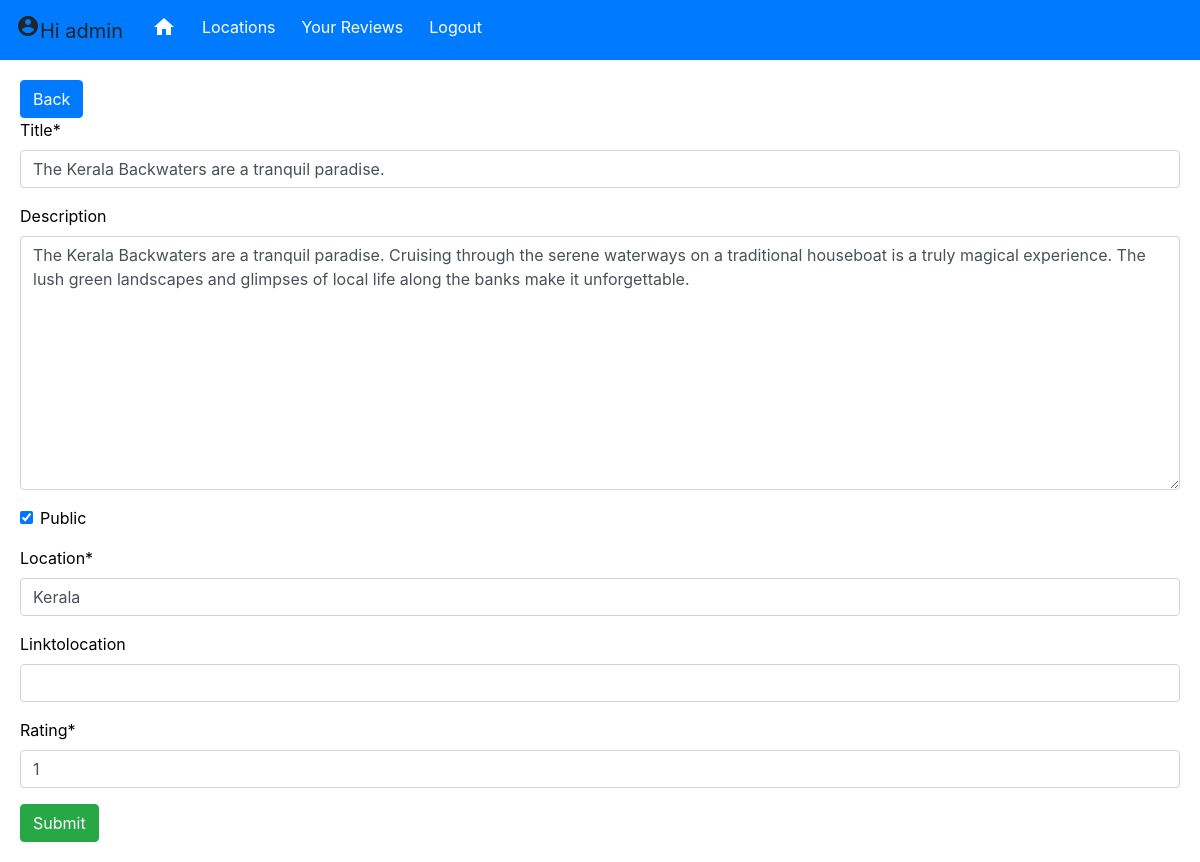
The page /update/11/ (signed in) on the database its author committed.
### base/models.py (models this page shows, shortened)
class Review(models.Model):
    user = models.ForeignKey(User, on_delete=models.CASCADE, null=True,blank=True)
    title  = models.CharField(max_length=200)
    description = models.TextField(null=True,blank=True)
    location = models.CharField(max_length=200)
    linktolocation = models.URLField(null=True,blank=True)
    public = models.BooleanField(default=True)
    date  = models.DateField(auto_now_add=True)
    rating = models.SmallIntegerField(default=1,validators=[MinValueValidator(0),MaxValueValidator(5)])
    class Meta:
        ordering = ['date']

### base/views.py (the view)
# urls.py: path('update/<int:pk>/',views.ReviewUpdate.as_view(), name= 'update'),
class ReviewUpdate(LoginRequiredMixin,UpdateView):
    model = Review
    fields = ['title','description','public','location','linktolocation','rating']
    success_url = reverse_lazy('userreviewlist')

### base/templates/base/review_form.html (shortened to what this page needs)
{% extends 'base/mainbase.html' %}
{%load crispy_forms_tags %}
{% block main %}
    <a style="color: white;" href="{% url 'userreviewlist' %}"><div class="btn btn-primary" >Back</div></a>
<form method="POST">
    {{form|crispy}}
    <input class="btn btn-success" type="submit" value="Submit">
</form>
{% endblock %}

### base/templates/base/navbar.html (shortened to what this page needs)
<div class="navbar-main">
    <nav class="navbar navbar-expand-lg navbar-ligt bg-primary">
        <div class="navbar-brand" href="#">
            {% if request.user.is_authenticated %}
            <span class="material-icons">
            </span>Hi {{user}}
            {% else %}
            <span>Hi {{user}}</span>
            {% endif %}
        </div>
        <div class="collapse navbar-collapse" id="navbarNav">
            <div class="navbar-nav">
                <div class="btn-toolbar" role="toolbar" aria-label="Toolbar with button groups">
                    <div class="btn-group mr-2" role="group" aria-label="First group">
                            <a href="{% url 'home' %}"><div class="btn btn-primary"><span class="material-icons">
                                </span></div></a>
                            <a href="{% url 'reviewlist' %}"><div class="btn btn-primary">Locations</div></a>
                        {% if request.user.is_authenticated %}
                            <a href="{% url 'userreviewlist' %}"><div class="btn btn-primary">Your Reviews</div></a>
                            <a href="{% url 'logout' %}"><div class="btn btn-primary"> Logout</div></a>
                        {% else %}
                            <a href="{% url 'login' %}"><div class="btn btn-primary"> Login</div></a>
                            <a href="{% url 'register' %}"><div class="btn btn-primary"> Register</div></a>
                        {% endif %}
                    </div>
                </div>
            </div>
        </div>
</div>

### base/templates/base/mainbase.html (style rules this page uses)
* { list-style: none; }
a { text-decoration: none; font-style: none; }
.navbar-nav a { color: azure; }
.bg-image { background-image: url('https://cutewallpaper.org/27/background-wallpaper-from-around-the-world/98312228.jpg'); background-repeat: repeat; background-size: cover; }

### rows shown on the page
Review: title "The Kerala Backwaters are a tranquil paradise.", description "The Kerala Backwaters are a tranquil paradise. Cruising through the serene waterways on a traditional houseboat is a truly magical experience. The lush green landscapes and glimpses of local life along the banks make it unforgettable.", public "☑", location "Kerala", rating "1"

### other values the page prints
{{ user }} "admin"
